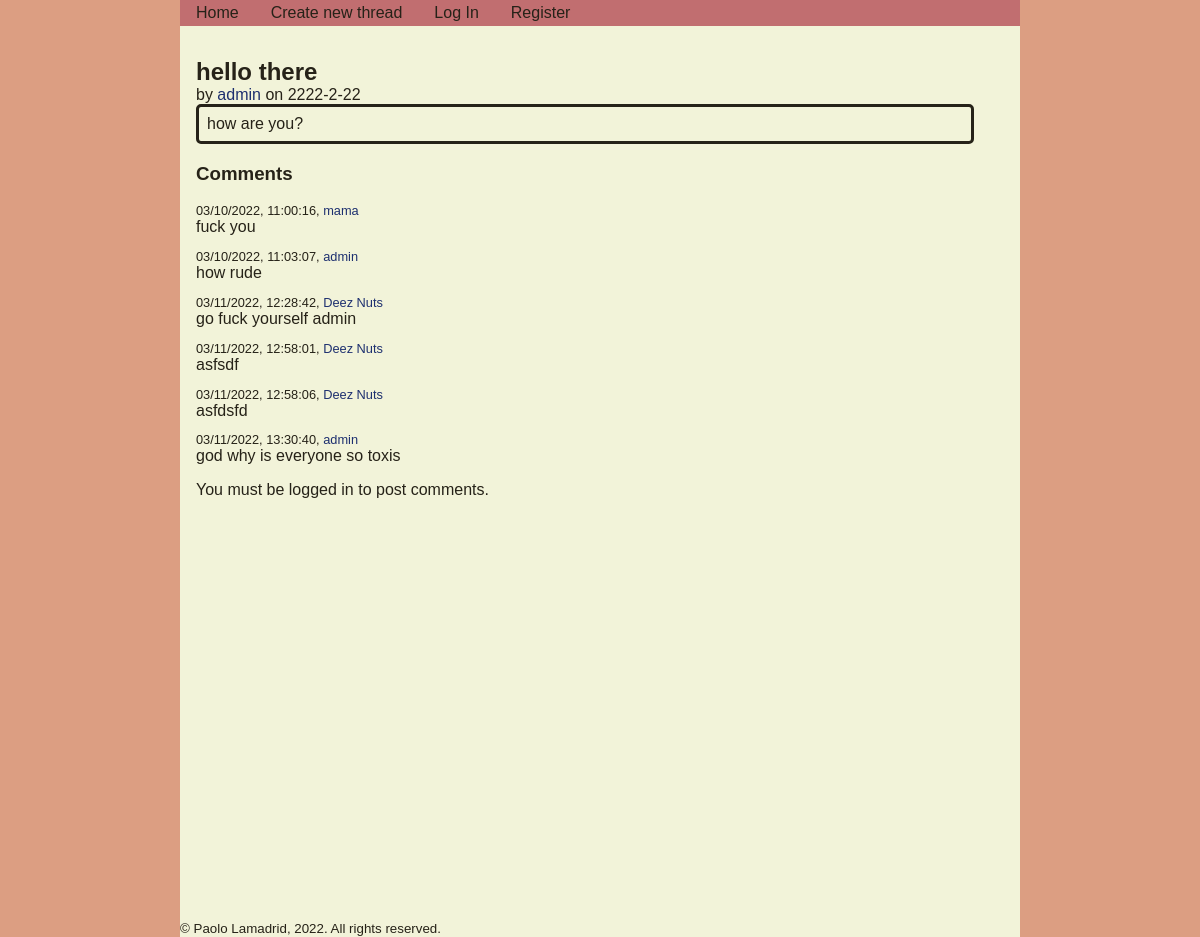
Before: /thread/1 with the older database file.
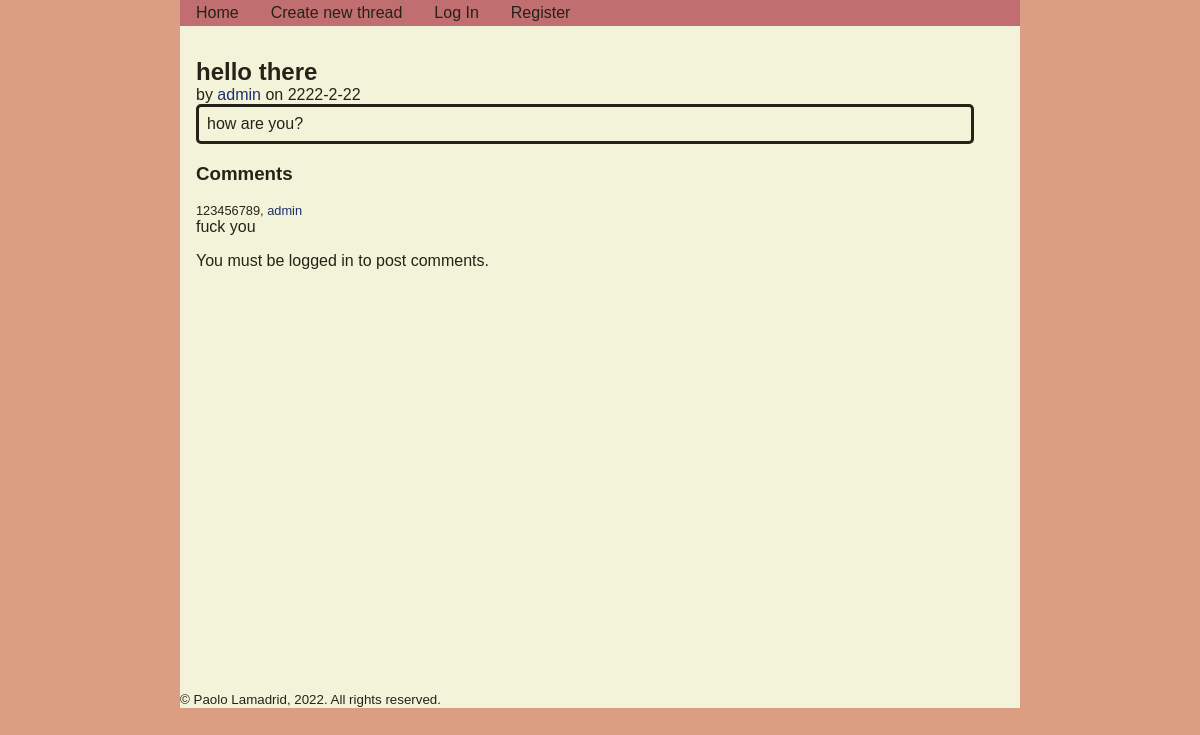
After: the same page with the newer database file.
### tables this page shows
CREATE TABLE comments
(
    comment_id INTEGER PRIMARY KEY AUTOINCREMENT,
    thread_id INTEGER NOT NULL,
    username TEXT NOT NULL,
    date_created TEXT NOT NULL,
    body TEXT NOT NULL
);

### app.py (the view, shortened to what this page needs)
@app.route("/thread/<int:thread_id>", methods=["GET", "POST"])
def thread(thread_id):
    form = CommentForm()
    db = get_db()
    thread = db.execute("""
        SELECT * FROM threads
        WHERE thread_id = ?;
    """, (thread_id,)).fetchone()
    comments = db.execute("""
        SELECT * FROM comments
        WHERE thread_id = ?;
    """, (thread_id,)).fetchall()
    return render_template("thread.html", thread=thread, comments=comments, form=form)

### app.py (called while the page is built)
@app.before_request
def load_logged_in_user():
    g.user = session.get("username", None)
    g.is_admin = session.get("is_admin", False)

### database.py (called while the page is built)
def get_db():
    if "db" not in g:
        g.db = sqlite3.connect(DATABASE,
            detect_types=sqlite3.PARSE_DECLTYPES
        )
        g.db.row_factory = sqlite3.Row
    return g.db

### templates/thread.html (shortened to what this page needs)
{% extends 'base.html' %}
{% block main_content %}
<section class="thread_detailed">
    <h1>{{ thread["title"] }}</h1>
    <p>by <a href="{{ url_for('user_profile', username=thread['user_poster']) }}">{{ thread["user_poster"] }}</a> on {{ thread["date_created"] }}</p>
    <p class="thread_body">{{ thread["body"] }}</p>
</section>
<section class="comments_section">
<h3>Comments</h3>
{% for comment in comments %}
    <p class="comment_info">{{ comment["date_created"] }}, <a href="{{ url_for('user_profile', username=comment['username']) }}">{{ comment["username"] }}</a></p>
    <p class="comment_body">{{ comment["body"] }}</p>
{% endfor %}
{% if g.user %}
    <form action="" method="POST" novalidate>
        {{ form.hidden_tag() }}
        {{ form.body() }}
        {% for error in form.body.errors %}
            {{ error }}
        {% endfor %}
        <br/>
        {{ form.submit() }}
    </form>
{% else %}
    <p>You must be logged in to post comments.</p>
{% endif %}
</section>
{% endblock %}

Changed rows visible on the page:
removed comments: date_created "03/10/2022, 11:00:16", username "mama", body "fuck you"
removed comments: date_created "03/10/2022, 11:03:07", username "admin", body "how rude"
removed comments: date_created "03/11/2022, 12:28:42", username "Deez Nuts", body "go fuck yourself admin"
removed comments: date_created "03/11/2022, 12:58:01", username "Deez Nuts", body "asfsdf"
removed comments: date_created "03/11/2022, 12:58:06", username "Deez Nuts", body "asfdsfd"
removed comments: date_created "03/11/2022, 13:30:40", username "admin", body "god why is everyone so toxis"
added comments: date_created "123456789", username "admin", body "fuck you"
